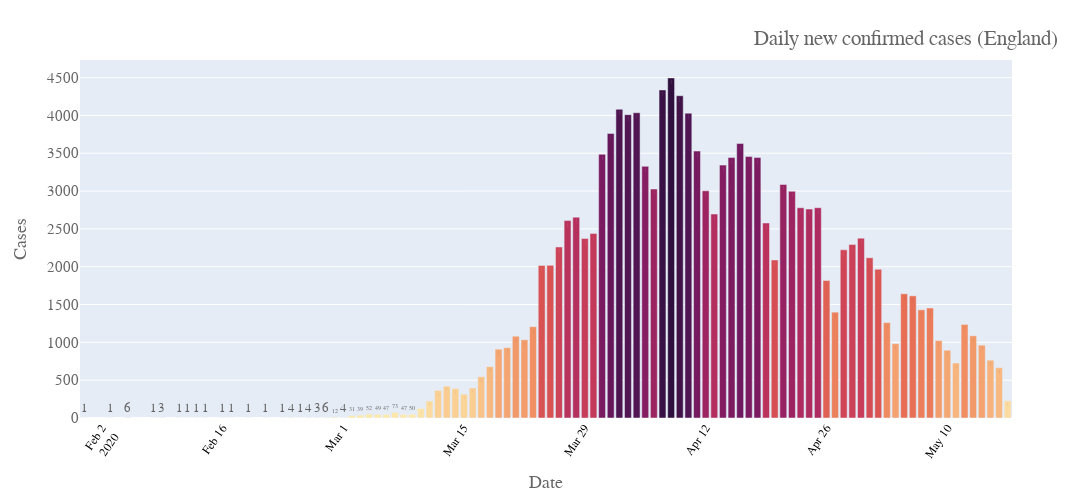

Notebook code for this chart:
### Code cell
fig = px.bar(d2, x="Date", y='Daily lab-confirmed cases',text='Daily lab-confirmed cases',
             color = 'Daily lab-confirmed cases',
             color_continuous_scale=px.colors.sequential.matter
            )
# fig.update_traces(texttemplate='%{text:.2s}')
fig.update_layout(#title_text='Daily new confirmed cases (UK)',
                  title={
        'text': 'Daily new confirmed cases (England)',
#         'y':1.3,
        'x':0.83,
        'xanchor': 'center',
        'yanchor': 'top'},
                  yaxis_title="Cases",
    font=dict(
        family="Courier New, monospace",
        size=15,
        color="#666666"
    ),
                  width=1500, height=500,coloraxis_showscale=False)
# fig.write_image("images1904/daily19apr.svg")
fig.update_xaxes(tickangle=-55, tickfont=dict(family='Rockwell', color='black', size=12))
fig.show()

### Figure 1 — Plotly figure (JSON) as saved in the notebook; plotly's stock layout.template omitted (floating-point values rounded to 4 significant figures)
{"data": [{"alignmentgroup": "True", "hovertemplate": "Date=%{x}<br>Daily lab-confirmed cases=%{marker.color}<extra></extra>", "legendgroup": "", "marker": {"color": [228, 665, 764, 963, 1087, 1237, 727, 896, 1024, 1454, 1430, 1615, 1642, 983, 1261, 1966, 2118, 2377, 2293, 2223, 1399, 1817, 2780, 2762, 2779, 2997, 3087, 2089, 2578, 3443, 3456, 3628, 3443, 3343, 2696, 3003, 3529, 4030, 4260, 4496, 4337, 3027, 3327, 4035, 4010, 4081, 3762, 3486, 2438, 2372, 2655, 2610, 2261, 2018, 2017, 1207, 1034, 1081, 930, 910, 679, 546, 397, 315, 390, 421, 365, 225, 125, 50, 47, 73, 47, 49, 52, 39, 31, 4, 12, 6, 3, 4, 1, 4, 1, 1, 1, 1, 1, 1, 1, 1, 1, 3, 1, 6, 1, 1], "coloraxis": "coloraxis"}, "name": "", "offsetgroup": "", "orientation": "v", "showlegend": false, "text": [228, 665, 764, 963, 1087, 1237, 727, 896, 1024, 1454, 1430, 1615, 1642, 983, 1261, 1966, 2118, 2377, 2293, 2223, 1399, 1817, 2780, 2762, 2779, 2997, 3087, 2089, 2578, 3443, 3456, 3628, 3443, 3343, 2696, 3003, 3529, 4030, 4260, 4496, 4337, 3027, 3327, 4035, 4010, 4081, 3762, 3486, 2438, 2372, 2655, 2610, 2261, 2018, 2017, 1207, 1034, 1081, 930, 910, 679, 546, 397, 315, 390, 421, 365, 225, 125, 50, 47, 73, 47, 49, 52, 39, 31, 4, 12, 6, 3, 4, 1, 4, 1, 1, 1, 1, 1, 1, 1, 1, 1, 3, 1, 6, 1, 1], "textposition": "auto", "type": "bar", "x": ["2020-05-17", "2020-05-16", "2020-05-15", "2020-05-14", "2020-05-13", "2020-05-12", "2020-05-11", "2020-05-10", "2020-05-09", "2020-05-08", "2020-05-07", "2020-05-06", "2020-05-05", "2020-05-04", "2020-05-03", "2020-05-02", "2020-05-01", "2020-04-30", "2020-04-29", "2020-04-28", "2020-04-27", "2020-04-26", "2020-04-25", "2020-04-24", "2020-04-23", "2020-04-22", "2020-04-21", "2020-04-20", "2020-04-19", "2020-04-18", "2020-04-17", "2020-04-16", "2020-04-15", "2020-04-14", "2020-04-13", "2020-04-12", "2020-04-11", "2020-04-10", "2020-04-09", "2020-04-08", "2020-04-07", "2020-04-06", "2020-04-05", "2020-04-04", "2020-04-03", "2020-04-02", "2020-04-01", "2020-03-31", "2020-03-30", "2020-03-29", "2020-03-28", "2020-03-27", "2020-03-26", "2020-03-25", "2020-03-24", "2020-03-23", "2020-03-22", "2020-03-21", "2020-03-20", "2020-03-19", "2020-03-18", "2020-03-17", "2020-03-16", "2020-03-15", "2020-03-14", "2020-03-13", "2020-03-12", "2020-03-11", "2020-03-10", "2020-03-09", "2020-03-08", "2020-03-07", "2020-03-06", "2020-03-05", "2020-03-04", "2020-03-03", "2020-03-02", "2020-03-01", "2020-02-29", "2020-02-28", "2020-02-27", "2020-02-26", "2020-02-25", "2020-02-24", "2020-02-23", "2020-02-21", "2020-02-19", "2020-02-17", "2020-02-16", "2020-02-14", "2020-02-13", "2020-02-12", "2020-02-11", "2020-02-09", "2020-02-08", "2020-02-05", "2020-02-03", "2020-01-31"], "xaxis": "x", "y": [228, 665, 764, 963, 1087, 1237, 727, 896, 1024, 1454, 1430, 1615, 1642, 983, 1261, 1966, 2118, 2377, 2293, 2223, 1399, 1817, 2780, 2762, 2779, 2997, 3087, 2089, 2578, 3443, 3456, 3628, 3443, 3343, 2696, 3003, 3529, 4030, 4260, 4496, 4337, 3027, 3327, 4035, 4010, 4081, 3762, 3486, 2438, 2372, 2655, 2610, 2261, 2018, 2017, 1207, 1034, 1081, 930, 910, 679, 546, 397, 315, 390, 421, 365, 225, 125, 50, 47, 73, 47, 49, 52, 39, 31, 4, 12, 6, 3, 4, 1, 4, 1, 1, 1, 1, 1, 1, 1, 1, 1, 3, 1, 6, 1, 1], "yaxis": "y"}], "layout": {"barmode": "relative", "coloraxis": {"colorbar": {"title": {"text": "Daily lab-confirmed cases"}}, "colorscale": [[0, "rgb(253, 237, 176)"], [0.09091, "rgb(250, 205, 145)"], [0.1818, "rgb(246, 173, 119)"], [0.2727, "rgb(240, 142, 98)"], [0.3636, "rgb(231, 109, 84)"], [0.4545, "rgb(216, 80, 83)"], [0.5455, "rgb(195, 56, 90)"], [0.6364, "rgb(168, 40, 96)"], [0.7273, "rgb(138, 29, 99)"], [0.8182, "rgb(107, 24, 93)"], [0.9091, "rgb(76, 21, 80)"], [1, "rgb(47, 15, 61)"]], "showscale": false}, "font": {"color": "#666666", "family": "Courier New, monospace", "size": 15}, "height": 500, "legend": {"tracegroupgap": 0}, "margin": {"t": 60}, "title": {"text": "Daily new confirmed cases (England)", "x": 0.83, "xanchor": "center", "yanchor": "top"}, "width": 1500, "xaxis": {"anchor": "y", "domain": [0, 1], "tickangle": -55, "tickfont": {"color": "black", "family": "Rockwell", "size": 12}, "title": {"text": "Date"}}, "yaxis": {"anchor": "x", "domain": [0, 1], "title": {"text": "Cases"}}}}
